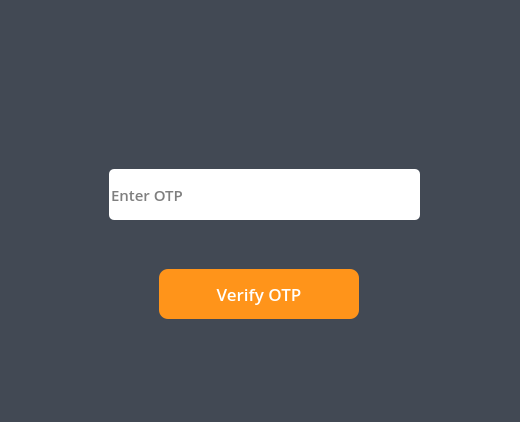
<?xml version="1.0" encoding="UTF-8"?>
<ui version="4.0">
 <class>Dialog</class>
 <widget class="QDialog" name="Dialog">
  <property name="geometry">
   <rect>
    <x>0</x>
    <y>0</y>
    <width>520</width>
    <height>422</height>
   </rect>
  </property>
  <property name="windowTitle">
   <string>Dialog</string>
  </property>
  <widget class="QFrame" name="frame">
   <property name="geometry">
    <rect>
     <x>-1</x>
     <y>-11</y>
     <width>561</width>
     <height>561</height>
    </rect>
   </property>
   <property name="minimumSize">
    <size>
     <width>561</width>
     <height>561</height>
    </size>
   </property>
   <property name="maximumSize">
    <size>
     <width>561</width>
     <height>561</height>
    </size>
   </property>
   <property name="styleSheet">
    <string notr="true">background: rgb(66, 73, 84);</string>
   </property>
   <property name="frameShape">
    <enum>QFrame::StyledPanel</enum>
   </property>
   <property name="frameShadow">
    <enum>QFrame::Raised</enum>
   </property>
   <widget class="QPushButton" name="otpbtn">
    <property name="geometry">
     <rect>
      <x>160</x>
      <y>280</y>
      <width>200</width>
      <height>50</height>
     </rect>
    </property>
    <property name="styleSheet">
     <string notr="true">background: rgb(255,148,26);
color: white;
border-radius: 9px;
font: 13pt open sans semibold;</string>
    </property>
    <property name="text">
     <string>Verify OTP</string>
    </property>
   </widget>
   <widget class="QLineEdit" name="otp_line">
    <property name="geometry">
     <rect>
      <x>110</x>
      <y>180</y>
      <width>311</width>
      <height>51</height>
     </rect>
    </property>
    <property name="styleSheet">
     <string notr="true">background: white;
font: 11pt open sans semibold;
border-radius: 5px;</string>
    </property>
    <property name="placeholderText">
     <string>Enter OTP</string>
    </property>
   </widget>
  </widget>
 </widget>
 <resources/>
 <connections/>
</ui>
